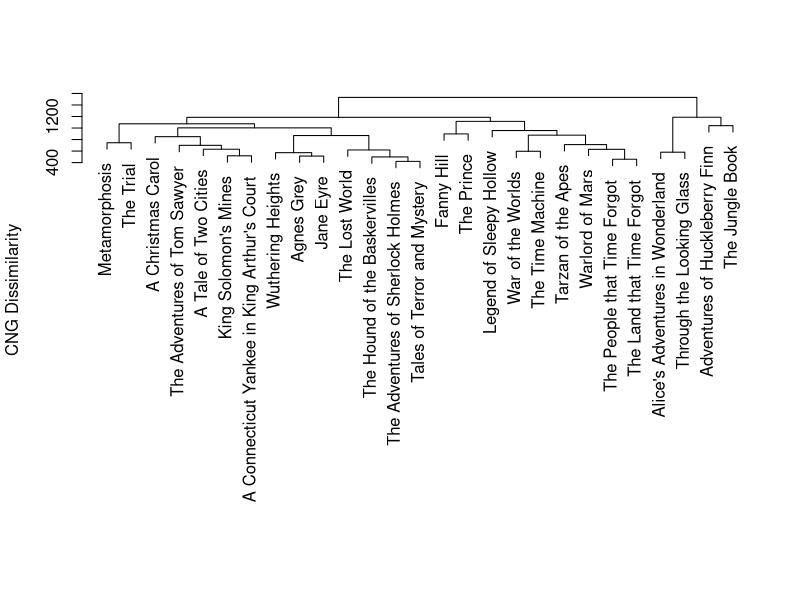

This chart was generated by the following R code:

data <- read.csv("problem1h.csv", header = FALSE)
labels <- c("A Christmas Carol", "A Tale of Two Cities", "Wuthering Heights", 
    "Agnes Grey", "Jane Eyre", "Tarzan of the Apes", "Warlord of Mars",
    "The People that Time Forgot", "The Land that Time Forgot",
    "King Solomon's Mines", "Fanny Hill", "Alice's Adventures in Wonderland",
    "Through the Looking Glass", "Legend of Sleepy Hollow", 
    "The Adventures of Sherlock Holmes", "The Lost World", 
    "The Hound of the Baskervilles", "Tales of Terror and Mystery",
    "Adventures of Huckleberry Finn", "The Adventures of Tom Sawyer",
    "A Connecticut Yankee in King Arthur's Court", "The Prince",
    "War of the Worlds", "The Time Machine", "Metamorphosis",
    "The Trial", "The Jungle Book")

num_books <- 27
dissimilarity <- matrix(0, num_books, num_books)
for (i in seq(length = nrow(data))) {
  dissimilarity[data[i, 1], data[i, 2]] <- data[i, 3]
  dissimilarity[data[i, 2], data[i, 1]] <- data[i, 3]
}

tree <- hclust(as.dist(dissimilarity), method = "complete")

pdf(file = "problem1h.pdf", width = 7, height = 2 * 7)
plot(tree, labels = labels, main = "", sub = "",
     ylab = "CNG Dissimilarity", xlab = "")
dev.off()
